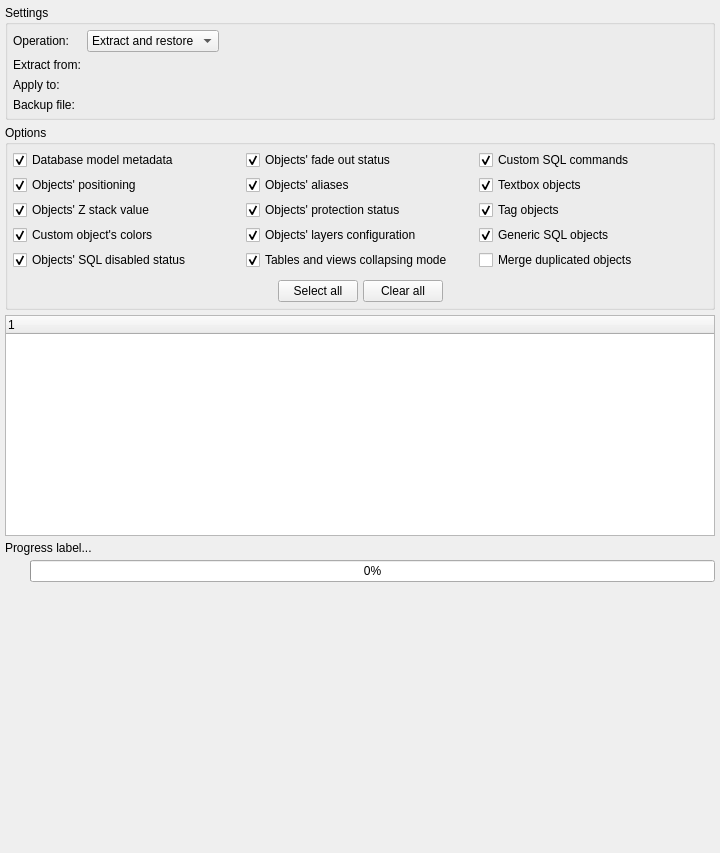
<?xml version="1.0" encoding="UTF-8"?>
<ui version="4.0">
 <class>MetadataHandlingWidget</class>
 <widget class="QWidget" name="MetadataHandlingWidget">
  <property name="geometry">
   <rect>
    <x>0</x>
    <y>0</y>
    <width>720</width>
    <height>853</height>
   </rect>
  </property>
  <property name="minimumSize">
   <size>
    <width>720</width>
    <height>665</height>
   </size>
  </property>
  <property name="windowTitle">
   <string>Handle metadata</string>
  </property>
  <property name="windowIcon">
   <iconset resource="../../../../priv-plugins/res/logoicons.qrc">
    <normaloff>:/icons/icons/pgmodeler_logo.png</normaloff>:/icons/icons/pgmodeler_logo.png</iconset>
  </property>
  <layout class="QGridLayout" name="gridLayout_2">
   <property name="leftMargin">
    <number>5</number>
   </property>
   <property name="topMargin">
    <number>5</number>
   </property>
   <property name="rightMargin">
    <number>5</number>
   </property>
   <property name="bottomMargin">
    <number>5</number>
   </property>
   <property name="spacing">
    <number>5</number>
   </property>
   <item row="1" column="0">
    <widget class="QGroupBox" name="options_gb">
     <property name="sizePolicy">
      <sizepolicy hsizetype="Expanding" vsizetype="Fixed">
       <horstretch>0</horstretch>
       <verstretch>0</verstretch>
      </sizepolicy>
     </property>
     <property name="title">
      <string>Options</string>
     </property>
     <layout class="QGridLayout" name="gridLayout_4">
      <property name="leftMargin">
       <number>5</number>
      </property>
      <property name="topMargin">
       <number>5</number>
      </property>
      <property name="rightMargin">
       <number>5</number>
      </property>
      <property name="bottomMargin">
       <number>5</number>
      </property>
      <property name="spacing">
       <number>5</number>
      </property>
      <item row="5" column="2">
       <widget class="QCheckBox" name="merge_dup_objs_chk">
        <property name="toolTip">
         <string>&lt;p&gt;Textboxes, tags, and generic SQL objects from the metadata file will be merged into the ones that already exist in the database model.&lt;/p&gt;</string>
        </property>
        <property name="text">
         <string>Merge duplicated objects</string>
        </property>
       </widget>
      </item>
      <item row="14" column="0" colspan="3">
       <widget class="QWidget" name="widget" native="true">
        <property name="minimumSize">
         <size>
          <width>0</width>
          <height>0</height>
         </size>
        </property>
        <layout class="QHBoxLayout" name="horizontalLayout_2">
         <property name="spacing">
          <number>5</number>
         </property>
         <property name="leftMargin">
          <number>0</number>
         </property>
         <property name="topMargin">
          <number>5</number>
         </property>
         <property name="rightMargin">
          <number>0</number>
         </property>
         <property name="bottomMargin">
          <number>0</number>
         </property>
         <item>
          <spacer name="horizontalSpacer_4">
           <property name="orientation">
            <enum>Qt::Orientation::Horizontal</enum>
           </property>
           <property name="sizeHint" stdset="0">
            <size>
             <width>40</width>
             <height>20</height>
            </size>
           </property>
          </spacer>
         </item>
         <item>
          <widget class="QPushButton" name="select_all_btn">
           <property name="sizePolicy">
            <sizepolicy hsizetype="Preferred" vsizetype="Fixed">
             <horstretch>0</horstretch>
             <verstretch>0</verstretch>
            </sizepolicy>
           </property>
           <property name="text">
            <string>Select all</string>
           </property>
           <property name="icon">
            <iconset resource="../../res/resources.qrc">
             <normaloff>:/icons/icons/selectmove.png</normaloff>:/icons/icons/selectmove.png</iconset>
           </property>
           <property name="iconSize">
            <size>
             <width>25</width>
             <height>25</height>
            </size>
           </property>
          </widget>
         </item>
         <item>
          <widget class="QPushButton" name="clear_all_btn">
           <property name="sizePolicy">
            <sizepolicy hsizetype="Preferred" vsizetype="Fixed">
             <horstretch>0</horstretch>
             <verstretch>0</verstretch>
            </sizepolicy>
           </property>
           <property name="text">
            <string>Clear all</string>
           </property>
           <property name="icon">
            <iconset resource="../../res/resources.qrc">
             <normaloff>:/icons/icons/clearobjsel.png</normaloff>:/icons/icons/clearobjsel.png</iconset>
           </property>
           <property name="iconSize">
            <size>
             <width>25</width>
             <height>25</height>
            </size>
           </property>
          </widget>
         </item>
         <item>
          <spacer name="horizontalSpacer_5">
           <property name="orientation">
            <enum>Qt::Orientation::Horizontal</enum>
           </property>
           <property name="sizeHint" stdset="0">
            <size>
             <width>40</width>
             <height>20</height>
            </size>
           </property>
          </spacer>
         </item>
        </layout>
       </widget>
      </item>
      <item row="1" column="1">
       <widget class="QCheckBox" name="objs_aliases_chk">
        <property name="sizePolicy">
         <sizepolicy hsizetype="Preferred" vsizetype="Fixed">
          <horstretch>0</horstretch>
          <verstretch>0</verstretch>
         </sizepolicy>
        </property>
        <property name="toolTip">
         <string>&lt;p&gt;Handles the objects' aliases  in the metadata file. Only for graphical objects and table's children objects.&lt;/p&gt;</string>
        </property>
        <property name="statusTip">
         <string/>
        </property>
        <property name="text">
         <string>Objects' aliases</string>
        </property>
        <property name="checked">
         <bool>true</bool>
        </property>
       </widget>
      </item>
      <item row="3" column="0">
       <widget class="QCheckBox" name="objs_z_stack_value_chk">
        <property name="sizePolicy">
         <sizepolicy hsizetype="Preferred" vsizetype="Fixed">
          <horstretch>0</horstretch>
          <verstretch>0</verstretch>
         </sizepolicy>
        </property>
        <property name="toolTip">
         <string>Handles the objects' z stack value in the metadata file.</string>
        </property>
        <property name="statusTip">
         <string/>
        </property>
        <property name="text">
         <string>Objects' Z stack value</string>
        </property>
        <property name="checked">
         <bool>true</bool>
        </property>
       </widget>
      </item>
      <item row="0" column="1">
       <widget class="QCheckBox" name="objs_fadedout_chk">
        <property name="sizePolicy">
         <sizepolicy hsizetype="Preferred" vsizetype="Fixed">
          <horstretch>0</horstretch>
          <verstretch>0</verstretch>
         </sizepolicy>
        </property>
        <property name="toolTip">
         <string>Handles the objects' fade out status in the metadata file.</string>
        </property>
        <property name="statusTip">
         <string/>
        </property>
        <property name="text">
         <string>Objects' fade out status</string>
        </property>
        <property name="checked">
         <bool>true</bool>
        </property>
       </widget>
      </item>
      <item row="0" column="0">
       <widget class="QCheckBox" name="db_metadata_chk">
        <property name="sizePolicy">
         <sizepolicy hsizetype="Preferred" vsizetype="Fixed">
          <horstretch>0</horstretch>
          <verstretch>0</verstretch>
         </sizepolicy>
        </property>
        <property name="toolTip">
         <string>&lt;p&gt;Handles the following database model attributes in the metadata file: author, zoom factor, last position and default objects.&lt;/p&gt;</string>
        </property>
        <property name="statusTip">
         <string/>
        </property>
        <property name="text">
         <string>Database model metadata</string>
        </property>
        <property name="checked">
         <bool>true</bool>
        </property>
       </widget>
      </item>
      <item row="4" column="2">
       <widget class="QCheckBox" name="generic_sql_objs_chk">
        <property name="sizePolicy">
         <sizepolicy hsizetype="Preferred" vsizetype="Fixed">
          <horstretch>0</horstretch>
          <verstretch>0</verstretch>
         </sizepolicy>
        </property>
        <property name="toolTip">
         <string>&lt;p&gt;Save generic SQL objects to the output file when extracting metadata. When loading the file, the objects are recreated and duplicated ones are ignored.&lt;/p&gt;</string>
        </property>
        <property name="statusTip">
         <string/>
        </property>
        <property name="text">
         <string>Generic SQL objects</string>
        </property>
        <property name="checked">
         <bool>true</bool>
        </property>
       </widget>
      </item>
      <item row="4" column="0">
       <widget class="QCheckBox" name="custom_colors_chk">
        <property name="sizePolicy">
         <sizepolicy hsizetype="Preferred" vsizetype="Fixed">
          <horstretch>0</horstretch>
          <verstretch>0</verstretch>
         </sizepolicy>
        </property>
        <property name="toolTip">
         <string>&lt;p&gt;Handles the objects' custom colors in the metadata file. Currently available only for relationships and schemas.&lt;/p&gt;</string>
        </property>
        <property name="statusTip">
         <string/>
        </property>
        <property name="text">
         <string>Custom object's colors</string>
        </property>
        <property name="checked">
         <bool>true</bool>
        </property>
       </widget>
      </item>
      <item row="5" column="1">
       <widget class="QCheckBox" name="objs_collapse_mode_chk">
        <property name="sizePolicy">
         <sizepolicy hsizetype="Preferred" vsizetype="Fixed">
          <horstretch>0</horstretch>
          <verstretch>0</verstretch>
         </sizepolicy>
        </property>
        <property name="toolTip">
         <string>Handles the tables' and views' collapsing mode in the metadata file.</string>
        </property>
        <property name="statusTip">
         <string/>
        </property>
        <property name="text">
         <string>Tables and views collapsing mode</string>
        </property>
        <property name="checked">
         <bool>true</bool>
        </property>
       </widget>
      </item>
      <item row="3" column="1">
       <widget class="QCheckBox" name="objs_protection_chk">
        <property name="sizePolicy">
         <sizepolicy hsizetype="Preferred" vsizetype="Fixed">
          <horstretch>0</horstretch>
          <verstretch>0</verstretch>
         </sizepolicy>
        </property>
        <property name="toolTip">
         <string>Handles the objects' protection status in the metadata file.</string>
        </property>
        <property name="statusTip">
         <string/>
        </property>
        <property name="text">
         <string>Objects' protection status</string>
        </property>
        <property name="checked">
         <bool>true</bool>
        </property>
       </widget>
      </item>
      <item row="5" column="0">
       <widget class="QCheckBox" name="objs_sql_disabled_chk">
        <property name="sizePolicy">
         <sizepolicy hsizetype="Preferred" vsizetype="Fixed">
          <horstretch>0</horstretch>
          <verstretch>0</verstretch>
         </sizepolicy>
        </property>
        <property name="toolTip">
         <string>Handles the objects' SQL disabled status in the metadata file.</string>
        </property>
        <property name="statusTip">
         <string/>
        </property>
        <property name="text">
         <string>Objects' SQL disabled status</string>
        </property>
        <property name="checked">
         <bool>true</bool>
        </property>
       </widget>
      </item>
      <item row="1" column="0">
       <widget class="QCheckBox" name="objs_positioning_chk">
        <property name="sizePolicy">
         <sizepolicy hsizetype="Preferred" vsizetype="Fixed">
          <horstretch>0</horstretch>
          <verstretch>0</verstretch>
         </sizepolicy>
        </property>
        <property name="toolTip">
         <string>Handles the objects' positioning in the metadata file.</string>
        </property>
        <property name="statusTip">
         <string/>
        </property>
        <property name="text">
         <string>Objects' positioning</string>
        </property>
        <property name="checked">
         <bool>true</bool>
        </property>
       </widget>
      </item>
      <item row="1" column="2">
       <widget class="QCheckBox" name="textbox_objs_chk">
        <property name="sizePolicy">
         <sizepolicy hsizetype="Preferred" vsizetype="Fixed">
          <horstretch>0</horstretch>
          <verstretch>0</verstretch>
         </sizepolicy>
        </property>
        <property name="toolTip">
         <string>&lt;p&gt;Save textboxes to the output file when extracting metadata. When loading the file, the textboxes are recreated and duplicated ones are ignored.&lt;/p&gt;</string>
        </property>
        <property name="statusTip">
         <string/>
        </property>
        <property name="text">
         <string>Textbox objects</string>
        </property>
        <property name="checked">
         <bool>true</bool>
        </property>
       </widget>
      </item>
      <item row="4" column="1">
       <widget class="QCheckBox" name="objs_layers_config_chk">
        <property name="toolTip">
         <string>Handles the objects' layers attributes in the metadata file.</string>
        </property>
        <property name="text">
         <string>Objects' layers configuration</string>
        </property>
        <property name="checked">
         <bool>true</bool>
        </property>
       </widget>
      </item>
      <item row="0" column="2">
       <widget class="QCheckBox" name="custom_sql_chk">
        <property name="sizePolicy">
         <sizepolicy hsizetype="Preferred" vsizetype="Fixed">
          <horstretch>0</horstretch>
          <verstretch>0</verstretch>
         </sizepolicy>
        </property>
        <property name="toolTip">
         <string>Handles the objects' custom SQL commands in the metadata file.</string>
        </property>
        <property name="statusTip">
         <string/>
        </property>
        <property name="text">
         <string>Custom SQL commands</string>
        </property>
        <property name="checked">
         <bool>true</bool>
        </property>
       </widget>
      </item>
      <item row="3" column="2">
       <widget class="QCheckBox" name="tag_objs_chk">
        <property name="sizePolicy">
         <sizepolicy hsizetype="Preferred" vsizetype="Fixed">
          <horstretch>0</horstretch>
          <verstretch>0</verstretch>
         </sizepolicy>
        </property>
        <property name="toolTip">
         <string>&lt;p&gt;Save tags to the output file when extracting metadata. When loading the file, the tags are recreated and duplicated ones are ignored.&lt;/p&gt;</string>
        </property>
        <property name="statusTip">
         <string/>
        </property>
        <property name="text">
         <string>Tag objects</string>
        </property>
        <property name="checked">
         <bool>true</bool>
        </property>
       </widget>
      </item>
     </layout>
    </widget>
   </item>
   <item row="0" column="0">
    <widget class="QGroupBox" name="settings_gb">
     <property name="sizePolicy">
      <sizepolicy hsizetype="Expanding" vsizetype="Fixed">
       <horstretch>0</horstretch>
       <verstretch>0</verstretch>
      </sizepolicy>
     </property>
     <property name="title">
      <string>Settings</string>
     </property>
     <layout class="QGridLayout" name="settings_grid">
      <property name="leftMargin">
       <number>5</number>
      </property>
      <property name="topMargin">
       <number>5</number>
      </property>
      <property name="rightMargin">
       <number>5</number>
      </property>
      <property name="bottomMargin">
       <number>5</number>
      </property>
      <item row="0" column="0">
       <widget class="QLabel" name="label_3">
        <property name="text">
         <string>Operation:</string>
        </property>
       </widget>
      </item>
      <item row="0" column="1">
       <layout class="QHBoxLayout" name="horizontalLayout_4">
        <property name="spacing">
         <number>5</number>
        </property>
        <item>
         <widget class="QComboBox" name="operation_cmb">
          <item>
           <property name="text">
            <string>Extract and restore</string>
           </property>
          </item>
          <item>
           <property name="text">
            <string>Extract only</string>
           </property>
          </item>
          <item>
           <property name="text">
            <string>Restore a backup</string>
           </property>
          </item>
         </widget>
        </item>
        <item>
         <spacer name="horizontalSpacer">
          <property name="orientation">
           <enum>Qt::Orientation::Horizontal</enum>
          </property>
          <property name="sizeHint" stdset="0">
           <size>
            <width>40</width>
            <height>20</height>
           </size>
          </property>
         </spacer>
        </item>
       </layout>
      </item>
      <item row="1" column="0">
       <widget class="QLabel" name="extract_from_lbl">
        <property name="text">
         <string>Extract from:</string>
        </property>
       </widget>
      </item>
      <item row="2" column="0">
       <widget class="QLabel" name="apply_to_lbl">
        <property name="text">
         <string>Apply to:</string>
        </property>
       </widget>
      </item>
      <item row="3" column="0">
       <widget class="QLabel" name="backup_file_lbl">
        <property name="text">
         <string>Backup file:</string>
        </property>
       </widget>
      </item>
     </layout>
    </widget>
   </item>
   <item row="2" column="0">
    <layout class="QVBoxLayout" name="verticalLayout_2">
     <property name="bottomMargin">
      <number>0</number>
     </property>
     <item>
      <widget class="QTreeWidget" name="output_trw">
       <property name="sizePolicy">
        <sizepolicy hsizetype="Expanding" vsizetype="Expanding">
         <horstretch>0</horstretch>
         <verstretch>0</verstretch>
        </sizepolicy>
       </property>
       <property name="horizontalScrollBarPolicy">
        <enum>Qt::ScrollBarPolicy::ScrollBarAsNeeded</enum>
       </property>
       <property name="sizeAdjustPolicy">
        <enum>QAbstractScrollArea::SizeAdjustPolicy::AdjustToContents</enum>
       </property>
       <property name="editTriggers">
        <set>QAbstractItemView::EditTrigger::DoubleClicked|QAbstractItemView::EditTrigger::EditKeyPressed</set>
       </property>
       <property name="alternatingRowColors">
        <bool>true</bool>
       </property>
       <property name="selectionMode">
        <enum>QAbstractItemView::SelectionMode::SingleSelection</enum>
       </property>
       <property name="iconSize">
        <size>
         <width>22</width>
         <height>22</height>
        </size>
       </property>
       <property name="indentation">
        <number>20</number>
       </property>
       <property name="uniformRowHeights">
        <bool>true</bool>
       </property>
       <property name="wordWrap">
        <bool>false</bool>
       </property>
       <column>
        <property name="text">
         <string/>
        </property>
       </column>
      </widget>
     </item>
     <item>
      <widget class="QWidget" name="progress_wgt" native="true">
       <property name="sizePolicy">
        <sizepolicy hsizetype="Preferred" vsizetype="Preferred">
         <horstretch>0</horstretch>
         <verstretch>0</verstretch>
        </sizepolicy>
       </property>
       <property name="maximumSize">
        <size>
         <width>16777215</width>
         <height>65</height>
        </size>
       </property>
       <layout class="QGridLayout" name="gridLayout_13">
        <property name="leftMargin">
         <number>0</number>
        </property>
        <property name="topMargin">
         <number>0</number>
        </property>
        <property name="rightMargin">
         <number>0</number>
        </property>
        <property name="bottomMargin">
         <number>0</number>
        </property>
        <property name="spacing">
         <number>5</number>
        </property>
        <item row="1" column="0">
         <widget class="QLabel" name="ico_lbl">
          <property name="sizePolicy">
           <sizepolicy hsizetype="Fixed" vsizetype="Fixed">
            <horstretch>0</horstretch>
            <verstretch>0</verstretch>
           </sizepolicy>
          </property>
          <property name="minimumSize">
           <size>
            <width>20</width>
            <height>20</height>
           </size>
          </property>
          <property name="maximumSize">
           <size>
            <width>20</width>
            <height>20</height>
           </size>
          </property>
          <property name="text">
           <string/>
          </property>
          <property name="scaledContents">
           <bool>true</bool>
          </property>
         </widget>
        </item>
        <item row="1" column="1">
         <widget class="QProgressBar" name="progress_pb">
          <property name="value">
           <number>0</number>
          </property>
         </widget>
        </item>
        <item row="0" column="0" colspan="2">
         <widget class="QLabel" name="progress_lbl">
          <property name="sizePolicy">
           <sizepolicy hsizetype="Preferred" vsizetype="Fixed">
            <horstretch>0</horstretch>
            <verstretch>0</verstretch>
           </sizepolicy>
          </property>
          <property name="text">
           <string>Progress label...</string>
          </property>
         </widget>
        </item>
       </layout>
      </widget>
     </item>
    </layout>
   </item>
   <item row="3" column="0">
    <spacer name="bottom_spacer">
     <property name="orientation">
      <enum>Qt::Orientation::Vertical</enum>
     </property>
     <property name="sizeType">
      <enum>QSizePolicy::Policy::Expanding</enum>
     </property>
     <property name="sizeHint" stdset="0">
      <size>
       <width>20</width>
       <height>40</height>
      </size>
     </property>
    </spacer>
   </item>
  </layout>
 </widget>
 <tabstops>
  <tabstop>db_metadata_chk</tabstop>
  <tabstop>objs_positioning_chk</tabstop>
  <tabstop>objs_z_stack_value_chk</tabstop>
  <tabstop>custom_colors_chk</tabstop>
  <tabstop>objs_sql_disabled_chk</tabstop>
  <tabstop>select_all_btn</tabstop>
  <tabstop>clear_all_btn</tabstop>
 </tabstops>
 <resources>
  <include location="../../res/resources.qrc"/>
  <include location="../../../../priv-plugins/res/logoicons.qrc"/>
 </resources>
 <connections/>
</ui>
